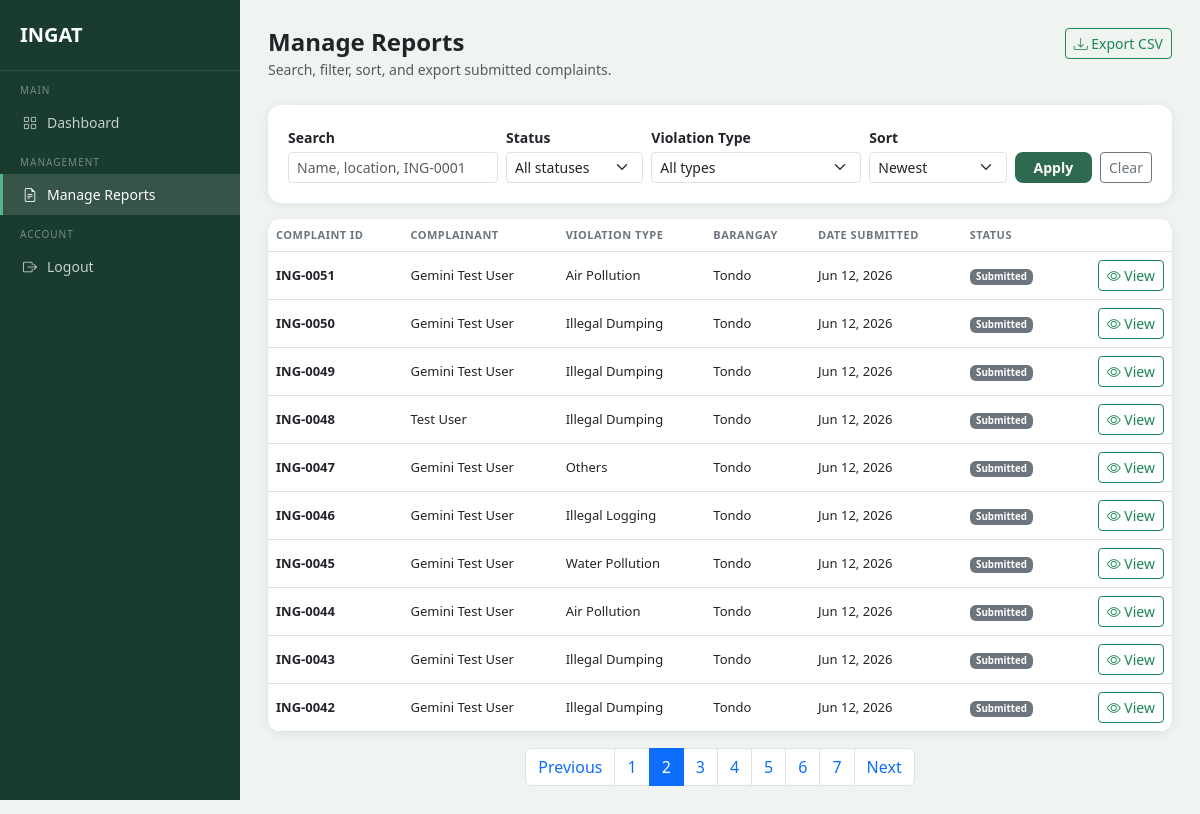
The app's page /admin/reports?q=&status=&violation_type=&sort=newest&page=2 (signed in) with its own data.
### models.py (models this page shows, shortened)
class Complaint(db.Model):
    __tablename__ = 'complaints'
    id = db.Column(db.Integer, primary_key=True)
    user_id = db.Column(db.Integer, db.ForeignKey('users.id'), nullable=False)
    agency_id = db.Column(db.Integer, db.ForeignKey('agencies.id'), nullable=True)
    violation_type = db.Column(db.String(100), nullable=False)
    street_address = db.Column(db.String(255), nullable=False)
    barangay = db.Column(db.String(100), nullable=False)
    municipality = db.Column(db.String(100), nullable=False)
    date_incident = db.Column(db.Date, nullable=False)
    description = db.Column(db.Text, nullable=False)
    photo_path = db.Column(db.String(255), nullable=True)
    generated_letter = db.Column(db.Text, nullable=True)
    letter_generated = db.Column(db.Boolean, default=False)
    status = db.Column(db.String(50), default='Submitted')
    created_at = db.Column(db.DateTime, default=datetime.utcnow)
    status_history = db.relationship('StatusHistory', backref='complaint', lazy=True)

class User(db.Model, UserMixin):
    __tablename__ = 'users'
    id = db.Column(db.Integer, primary_key=True)
    full_name = db.Column(db.String(100), nullable=False)
    email = db.Column(db.String(120), unique=True, nullable=False)
    contact_number = db.Column(db.String(11), nullable=False)
    barangay = db.Column(db.String(100), nullable=False)
    municipality = db.Column(db.String(100), nullable=False)
    password_hash = db.Column(db.String(256), nullable=False)
    status = db.Column(db.String(20), default='active')
    email_notif = db.Column(db.Boolean, default=True)
    inapp_notif = db.Column(db.Boolean, default=True)
    created_at = db.Column(db.DateTime, default=datetime.utcnow)
    complaints = db.relationship('Complaint', backref='complainant', lazy=True)
    email_verifications = db.relationship('EmailVerification', backref='user', lazy=True)

### routes/admin_routes.py (the view)
@admin_bp.route('/reports')
@admin_required
def manage_reports():
    page = request.args.get('page', 1, type=int)
    paginated = _filtered_complaints_query().paginate(page=page, per_page=10, error_out=False)
    return render_template(
        'admin/manage_reports.html',
        complaints=paginated.items,
        search=request.args.get('q', '').strip(),
        status_filter=request.args.get('status', '').strip(),
        violation_filter=request.args.get('violation_type', '').strip(),
        sort=request.args.get('sort', 'newest').strip(),
        statuses=STATUS_OPTIONS,
        violation_types=VIOLATION_TYPES,
        pagination=paginated,
    )

### routes/admin_routes.py (called while the page is built, shortened)
def _filtered_complaints_query():
    from models import Complaint, User
    search = request.args.get('q', '').strip()
    status_filter = request.args.get('status', '').strip()
    violation_filter = request.args.get('violation_type', '').strip()
    sort = request.args.get('sort', 'newest').strip()
    query = Complaint.query.join(User, Complaint.user_id == User.id)
    if status_filter:
        query = query.filter(Complaint.status == status_filter)
    if violation_filter:
        query = query.filter(Complaint.violation_type == violation_filter)
    if sort == 'oldest':
        query = query.order_by(Complaint.created_at.asc())
    elif sort == 'status':
        query = query.order_by(Complaint.status.asc(), Complaint.created_at.desc())
    else:
        query = query.order_by(Complaint.created_at.desc())
    return query

### routes/auth.py (called while the page is built)
def admin_required(fn):
    @login_required
    @wraps(fn)
    def wrapper(*args, **kwargs):
        from models import AdminUser
        if not isinstance(current_user, AdminUser):
            flash('Please log in as admin.', 'danger')
            return redirect(url_for('admin.admin_login'))
        return fn(*args, **kwargs)
    return wrapper

### templates/admin/manage_reports.html (shortened to what this page needs)
<!DOCTYPE html>
<html lang="en">
<head>
    <link href="https://cdn.jsdelivr.net/npm/bootstrap@5.3.0/dist/css/bootstrap.min.css" rel="stylesheet">
    <link href="https://cdn.jsdelivr.net/npm/bootstrap-icons@1.10.5/font/bootstrap-icons.css" rel="stylesheet">
</head>
<body>
<div class="sidebar">
    <a href="{{ url_for('admin.dashboard') }}" class="sidebar-brand">INGAT</a>
    <div class="sidebar-label">Main</div>
    <a href="{{ url_for('admin.dashboard') }}" class="sidebar-item">
        <i class="bi bi-grid"></i> Dashboard
    </a>
    <div class="sidebar-label">Management</div>
    <a href="{{ url_for('admin.manage_reports') }}" class="sidebar-item active">
        <i class="bi bi-file-earmark-text"></i> Manage Reports
    </a>
    <div class="sidebar-label">Account</div>
    <a href="{{ url_for('admin.logout') }}" class="sidebar-item">
        <i class="bi bi-box-arrow-right"></i> Logout
    </a>
</div>
<div class="main-content">
    <div class="d-flex justify-content-between align-items-start mb-4">
        <div>
            <h4 class="fw-bold mb-0">Manage Reports</h4>
            <small class="text-muted">Search, filter, sort, and export submitted complaints.</small>
        </div>
        <a href="{{ url_for('admin.export_reports_csv', q=search, status=status_filter, violation_type=violation_filter, sort=sort) }}"
           class="btn btn-outline-success btn-sm">
            <i class="bi bi-download"></i> Export CSV
        </a>
    </div>
    <div class="section-card mb-3">
        <form method="GET" action="{{ url_for('admin.manage_reports') }}" class="row g-2 align-items-end">
            <div class="col-md-3">
                <label class="form-label small fw-semibold mb-1">Search</label>
                <input type="text" name="q" class="form-control form-control-sm" value="{{ search }}"
                       placeholder="Name, location, ING-0001">
            </div>
            <div class="col-md-2">
                <label class="form-label small fw-semibold mb-1">Status</label>
                <select name="status" class="form-select form-select-sm">
                    <option value="">All statuses</option>
                </select>
            </div>
            <div class="col-md-3">
                <label class="form-label small fw-semibold mb-1">Violation Type</label>
                <select name="violation_type" class="form-select form-select-sm">
                    <option value="">All types</option>
                </select>
            </div>
            <div class="col-md-2">
                <label class="form-label small fw-semibold mb-1">Sort</label>
                <select name="sort" class="form-select form-select-sm">
                    <option value="newest" {% if sort == 'newest' %}selected{% endif %}>Newest</option>
                </select>
            </div>
            <div class="col-md-2 d-flex gap-2">
                <button type="submit" class="btn btn-ingat btn-sm flex-grow-1">Apply</button>
                <a href="{{ url_for('admin.manage_reports') }}" class="btn btn-outline-secondary btn-sm">Clear</a>
            </div>
        </form>
    </div>
    <div class="section-card p-0 overflow-hidden">
        {% if complaints %}
        <div class="table-responsive">
            <table class="table table-hover mb-0 align-middle">
                <thead class="bg-light">
                    <tr>
                        <th>Complaint ID</th>
                        <th>Complainant</th>
                        <th>Violation Type</th>
                        <th>Barangay</th>
                        <th>Date Submitted</th>
                        <th>Status</th>
                        <th></th>
                    </tr>
                </thead>
                <tbody>
                    {% for c in complaints %}
                    <tr>
                        <td class="fw-semibold">ING-{{ '%04d' % c.id }}</td>
                        <td>{{ c.complainant.full_name }}</td>
                        <td>{{ c.violation_type }}</td>
                        <td>{{ c.barangay }}</td>
                        <td>{{ c.created_at.strftime('%b %d, %Y') }}</td>
                        <td>
                            {% if c.status == 'Submitted' %}
                                <span class="badge badge-submitted">Submitted</span>
                            {% elif c.status == 'Under Review' %}
                                <span class="badge badge-review">Under Review</span>
                            {% elif c.status == 'Forwarded to Agency' %}
                                <span class="badge badge-forwarded">Forwarded</span>
                            {% elif c.status == 'Resolved' %}
                                <span class="badge badge-resolved">Resolved</span>
                            {% else %}
                                <span class="badge bg-secondary">{{ c.status }}</span>
                            {% endif %}
                        </td>
                        <td class="text-end">
                            <a href="{{ url_for('admin.report_detail', complaint_id=c.id) }}"
                               class="btn btn-sm btn-outline-success">
                                <i class="bi bi-eye"></i> View
                            </a>
                        </td>
                    </tr>
                    {% endfor %}
                </tbody>
            </table>
        </div>
        {% else %}
        <div class="text-center py-5 text-muted">
            <i class="bi bi-inbox" style="font-size: 34px;"></i>
            <p class="small mt-2 mb-0">No complaints match the current filters.</p>
        </div>
        {% endif %}
    </div>
    {% if pagination.pages > 1 %}
    <nav aria-label="Report pagination" class="mt-3">
        <ul class="pagination justify-content-center">
            <li class="page-item {% if not pagination.has_prev %}disabled{% endif %}">
                <a class="page-link" href="{{ url_for('admin.manage_reports', q=search, status=status_filter, violation_type=violation_filter, sort=sort, page=pagination.prev_num) }}" tabindex="-1">Previous</a>
            </li>
            {% for p in range(1, pagination.pages + 1) %}
            <li class="page-item {% if p == pagination.page %}active{% endif %}">
                <a class="page-link" href="{{ url_for('admin.manage_reports', q=search, status=status_filter, violation_type=violation_filter, sort=sort, page=p) }}">{{ p }}</a>
            </li>
            {% endfor %}
            <li class="page-item {% if not pagination.has_next %}disabled{% endif %}">
                <a class="page-link" href="{{ url_for('admin.manage_reports', q=search, status=status_filter, violation_type=violation_filter, sort=sort, page=pagination.next_num) }}">Next</a>
            </li>
        </ul>
    </nav>
    {% endif %}
</div>
</body>
</html>

### templates/admin/manage_reports.html (style rules this page uses)
body { background-color: #f0f4f0; font-family: 'Segoe UI', sans-serif; }
.sidebar { width: 240px; min-height: 100vh; background-color: #1A3C2E; position: fixed; top: 0; left: 0; padding-top: 20px; z-index: 100; }
.sidebar-brand { color: white; font-size: 20px; font-weight: 700; padding: 0 20px 20px; border-bottom: 1px solid rgba(255,255,255,.1); display: block; text-decoration: none; }
.sidebar-label { font-size: 10px; text-transform: uppercase; letter-spacing: 1px; color: rgba(255,255,255,.4); padding: 12px 20px 4px; }
.sidebar-item { display: flex; align-items: center; gap: 10px; padding: 10px 20px; color: rgba(255,255,255,.75); text-decoration: none; font-size: 14px; border-left: 3px solid transparent; }
.sidebar-item:hover, .sidebar-item.active { background: rgba(255,255,255,.12); color: white; border-left-color: #52B788; }
.main-content { margin-left: 240px; padding: 28px; }
.section-card { background: white; border-radius: 14px; padding: 20px; box-shadow: 0 2px 12px rgba(0,0,0,.07); }
.btn-ingat { background-color: #2D6A4F; color: #fff; border: none; border-radius: 8px; font-weight: 600; }
.table th { font-size: 11px; text-transform: uppercase; letter-spacing: .5px; color: #6c757d; }
.table td { font-size: 13px; vertical-align: middle; }
.badge-submitted { background: #6c757d; }

### records on screen
Complaint: id "0051", complainant.full_name "Gemini Test User", violation_type "Air Pollution", barangay "Tondo", created_at "Jun 12, 2026", status "Submitted"
Complaint: id "0050", complainant.full_name "Gemini Test User", violation_type "Illegal Dumping", barangay "Tondo", created_at "Jun 12, 2026", status "Submitted"
Complaint: id "0049", complainant.full_name "Gemini Test User", violation_type "Illegal Dumping", barangay "Tondo", created_at "Jun 12, 2026", status "Submitted"
Complaint: id "0048", complainant.full_name "Test User", violation_type "Illegal Dumping", barangay "Tondo", created_at "Jun 12, 2026", status "Submitted"
Complaint: id "0047", complainant.full_name "Gemini Test User", violation_type "Others", barangay "Tondo", created_at "Jun 12, 2026", status "Submitted"
Complaint: id "0046", complainant.full_name "Gemini Test User", violation_type "Illegal Logging", barangay "Tondo", created_at "Jun 12, 2026", status "Submitted"
Complaint: id "0045", complainant.full_name "Gemini Test User", violation_type "Water Pollution", barangay "Tondo", created_at "Jun 12, 2026", status "Submitted"
Complaint: id "0044", complainant.full_name "Gemini Test User", violation_type "Air Pollution", barangay "Tondo", created_at "Jun 12, 2026", status "Submitted"
Complaint: id "0043", complainant.full_name "Gemini Test User", violation_type "Illegal Dumping", barangay "Tondo", created_at "Jun 12, 2026", status "Submitted"
Complaint: id "0042", complainant.full_name "Gemini Test User", violation_type "Illegal Dumping", barangay "Tondo", created_at "Jun 12, 2026", status "Submitted"

### other values on screen
{{ p }} "1" "2" "3" "4" "5" "6" "7"
